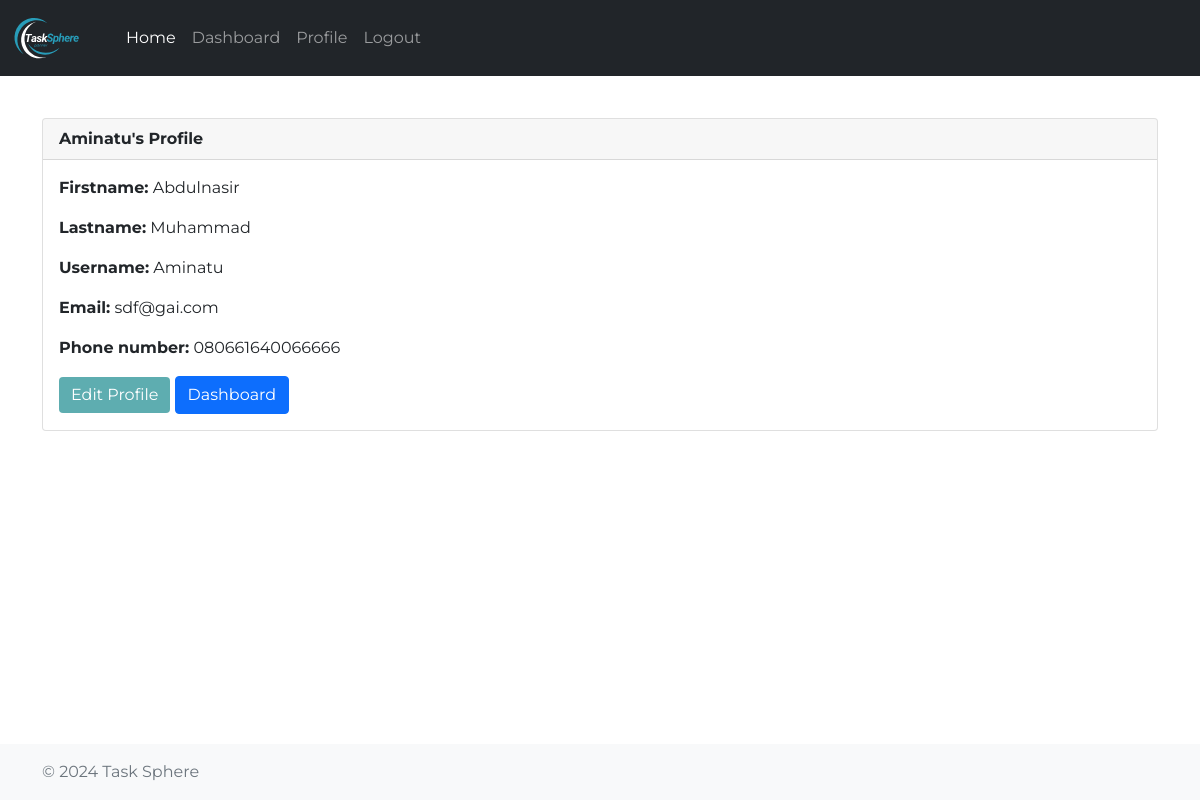
The page /profile (signed in) on the database its author committed.
### app/models.py (models this page shows, shortened)
class User(db.Model, UserMixin):
	id = db.Column(db.Integer, primary_key=True)
	firstname = db.Column(db.String(64), nullable=False)
	lastname = db.Column(db.String(64), nullable=False)
	username = db.Column(db.String(64), index=True, unique=True, nullable=False)
	email = db.Column(db.String(120), unique=True, nullable=False)
	password_hash = db.Column(db.String(120), nullable=False)
	phone = db.Column(db.String(20), unique=True, nullable=False)
	tasks = db.relationship('Task', backref='owner', lazy=True)

### app/routes.py (the view)
@auth_bp.route('/profile')
def profile():
	form = Registration()
	return render_template('profile.html', user=current_user)

### app/__init__.py (called while the page is built)
def create_app():
    app = Flask(__name__, static_folder='templates/static')
    app.config.from_object('config.Config')
    db.init_app(app)
    migrate.init_app(app, db)
    login_manager.init_app(app)
    mail.init_app(app)
    login_manager.login_view = 'auth.login'
    @login_manager.user_loader
    def load_user(user_id):
        from app.models import User
        return User.query.get(int(user_id))
    from app.routes import auth_bp
    app.register_blueprint(auth_bp, url_prefix='/')
    app.config.update(
        CELERY_BROKER_URL='redis://localhost:6379/0',
        CELERY_RESULT_BACKEND='redis://localhost:6379/0'
    )
    celery = make_celery(app)
    mail.init_app(app)
    return app

### app/templates/profile.html (shortened to what this page needs)
{% extends 'base.html' %}
{% block content %}
<div class="card">
  <div class="card-header">
    <strong>{{ user.username }}'s Profile</strong>
  </div>
  <div class="card-body">
  	<p class="card-text"><strong>Firstname:</strong> {{ user.firstname }}</p>
    <p class="card-text"><strong>Lastname:</strong> {{ user.lastname }}</p>
    <p class="card-text"><strong>Username:</strong> {{ user.username }}</p>
    <p class="card-text"><strong>Email:</strong> {{ user.email }}</p>
    <p class="card-text"><strong>Phone number:</strong> {{ user.phone }}</p>
    <a href="{{ url_for('auth.edit_profile') }}" class="btn bt btn-secondary">Edit Profile</a>
    <a href="{{ url_for('auth.dashboard') }}" class="btn btn-primary">Dashboard</a>
  </div>
</div>
{% endblock %}

### app/templates/static/css/hero.css (style rules this page uses)
body { font-family: 'Montserrat', sans-serif; }
html, body { overflow-x: hidden; }
.bt { background-color: #5eadb0; border: none; color: #fff; }

### rows shown on the page
User: username "Aminatu", firstname "Abdulnasir", lastname "Muhammad", email "sdf@gai.com", phone "080661640066666"
